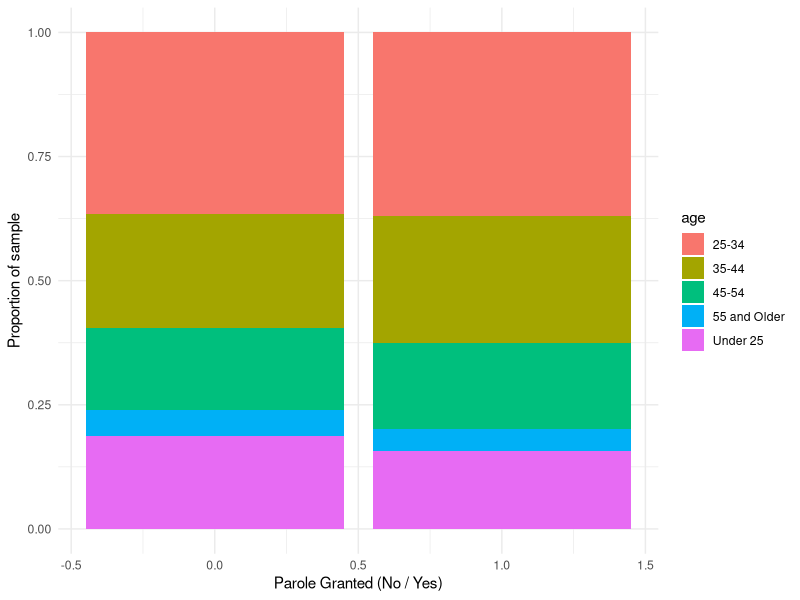
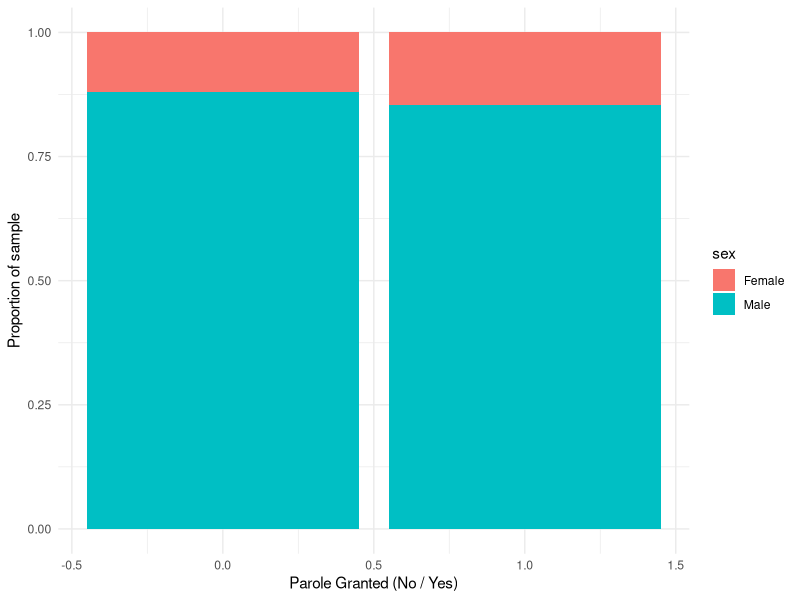
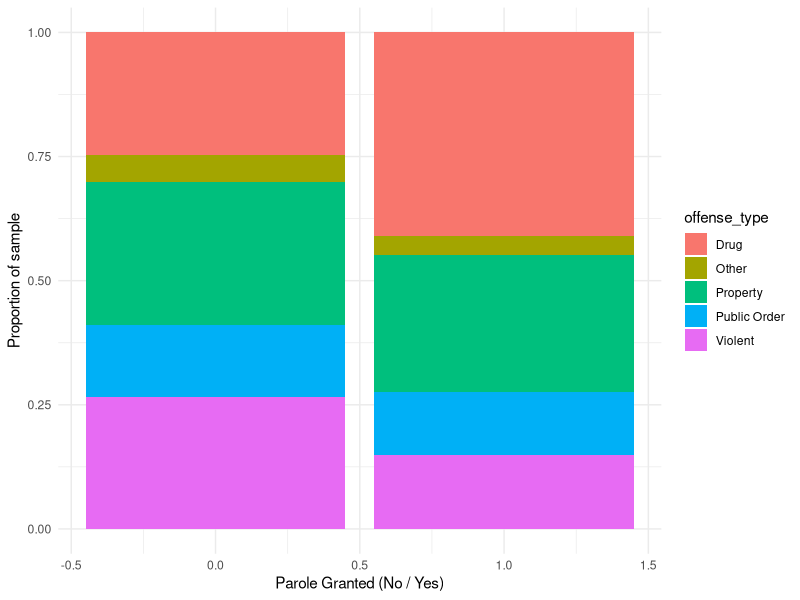
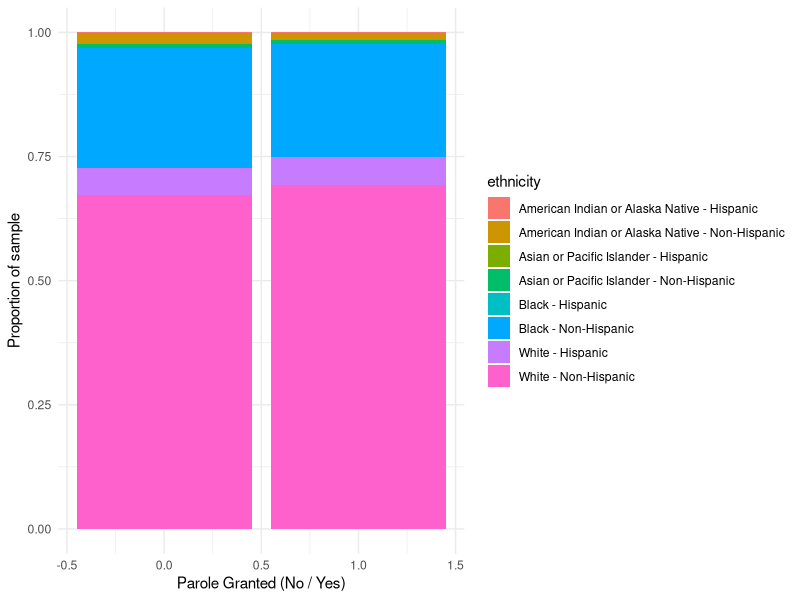
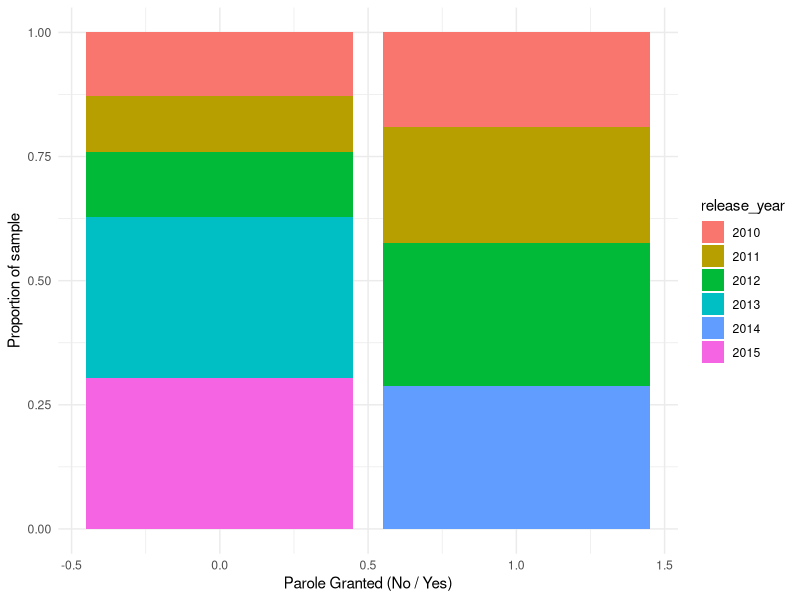
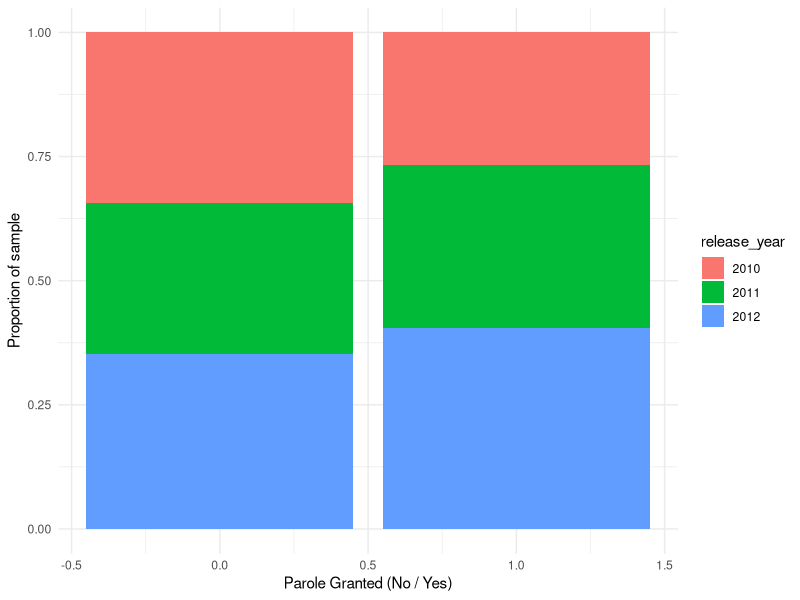

R code for these plots, in order: (Note: this script raises an error after producing the figures.)
library(tidyverse)
library(broom)
library(dplyr)
library(knitr)
library(formattable)

# load in data
# make sure working directory is set to folder containing the file
recidivism_data <- read.csv("3-Year_Recidivism_for_Offenders_Released_from_Prison_in_Iowa.csv")

#rename some columns so they're easier to work with
names(recidivism_data)[names(recidivism_data) == "Return.to.Prison"] <- "recidivist"
names(recidivism_data)[names(recidivism_data) == "Race...Ethnicity"] <- "ethnicity"
names(recidivism_data)[names(recidivism_data) == "Convicting.Offense.Classification"] <- "offense_class"
names(recidivism_data)[names(recidivism_data) == "Offense.Type"] <- "offense_type"
names(recidivism_data)[names(recidivism_data) == "Offense.Subtype"] <- "offense_subtype"
names(recidivism_data)[names(recidivism_data) == "Main.Supervising.District"] <- "district"
names(recidivism_data)[names(recidivism_data) == "Release.Type"] <- "release_type"
names(recidivism_data)[names(recidivism_data) == "Age.At.Release"] <- "age"
names(recidivism_data)[names(recidivism_data) == "Fiscal.Year.Released"] <- "release_year"
names(recidivism_data)[names(recidivism_data) == "Sex"] <- "sex"

# turn missing and false NA values into NAs, then remove NAs
recidivism_data[recidivism_data == ""] <- NA
recidivism_data[recidivism_data == "N/A -"] <- NA
drop_na(recidivism_data, recidivist, release_type, age, sex, ethnicity, offense_type, offense_subtype)

# Remove unclear ethnicity values
recidivism_data <- subset(recidivism_data, ethnicity != "White -" )
recidivism_data <- subset(recidivism_data, ethnicity != "Black -" )

# define parole, full_sentence and special sentence dummy variables
recidivism_data <- recidivism_data %>%
  mutate(parole = ifelse(release_type == "Parole", 1, 0))

recidivism_data <- recidivism_data %>%
  mutate(full_sentence = ifelse(release_type == "Discharged End of Sentence", 1, 0))

recidivism_data <- recidivism_data %>%
  mutate(special_sentence = ifelse(release_type == "Special Sentence", 1, 0))

# figure out which split makes more sense based on sample sizes
count(recidivism_data, parole == 1)
count(recidivism_data, full_sentence == 1)
count(recidivism_data, special_sentence == 1)

# establish control and treatment groups are similar

# distribution: age
ggplot(data = recidivism_data) +
    geom_bar(
        mapping = aes(x = parole, fill = age),
        position = "fill"
        ) + 
    labs(
        x = "Parole Granted (No / Yes)",
        y = "Proportion of sample"
        ) +
    theme_minimal()

# distribution: sex
ggplot(data = recidivism_data) +
  geom_bar(
    mapping = aes(x = parole, fill = sex),
    position = "fill"
  ) + 
  labs(
    x = "Parole Granted (No / Yes)",
    y = "Proportion of sample"
  ) +
  theme_minimal()

# distribution: offense_type
ggplot(data = recidivism_data) +
  geom_bar(
      mapping = aes(x = parole, fill = offense_type), 
      position = "fill"
      ) + 
  labs(
    x = "Parole Granted (No / Yes)",
    y = "Proportion of sample"
    ) +
  theme_minimal()

# distribution: ethnicity
ggplot(data = recidivism_data) +
  geom_bar(
    mapping = aes(x = parole, fill = ethnicity),
    position = "fill"
    ) + 
  labs(
    x = "Parole Granted (No / Yes)",
    y = "Proportion of sample"
    ) +
  theme_minimal()

# distribution: release year
recidivism_data$release_year <- as.factor(recidivism_data$release_year)

ggplot(data = recidivism_data) +
  geom_bar(
    mapping = aes(x = parole, fill = release_year),
    position = "fill"
    ) +
  labs(
    x = "Parole Granted (No / Yes)",
    y = "Proportion of sample"
    ) +
  theme_minimal()

# filter to releas years in common to both groups
recidivism_data <- filter(recidivism_data, release_year == "2010" | release_year == "2011" | release_year == "2012")

# replot release year
recidivism_data$release_year <- as.factor(recidivism_data$release_year)

ggplot(data = recidivism_data) +
  geom_bar(
    mapping = aes(x = parole, fill = release_year),
    position = "fill"
  ) +
  labs(
    x = "Parole Granted (No / Yes)",
    y = "Proportion of sample"
  ) +
  theme_minimal()

# calculate recidivism rate for parole vs non-parole groups

# calulate for parole group
parole <- filter(recidivism_data, parole == 1)
parole_recidivist <- filter(parole, recidivist == "Yes")

n_parole <- nrow(parole)
n_parole_recividist <- nrow(parole_recidivist)

recid_rate_parole <- round((n_parole_recividist / n_parole), digits = 3)

# calculate for non-parole group
no_parole <- filter(recidivism_data, parole == 0)
no_parole_recidivist <- filter(no_parole, recidivist == "Yes")

n_no_parole <-nrow(no_parole)
n_no_parole_recidivist <- nrow(no_parole_recidivist)

recid_rate_no_parole <- round((n_no_parole_recidivist / n_no_parole), digits = 3)

summary <- data.frame(recid_rate_no_parole, recid_rate_parole)
summary <- mutate(summary, delta = recid_rate_parole - recid_rate_no_parole)
kable(summary, caption = "Parole rates - full smaple", col.names = c("Non-parole", "Parole", "Delta"))

# chi squared test

chisq.test(recidivism_data$parole, recidivism_data$recidivist) %>% tidy()

# calculate rates for variables of interest

# sex - parole
n_parole_sex_m <- nrow(filter(parole, sex == "Male"))
n_parole_sex_f <- nrow(filter(parole, sex == "Female"))

recid_parole_m <- round((nrow(filter(parole, sex =="Male" & recidivist == "Yes")) / n_parole_sex_m), digits = 3)
recid_parole_f <- round((nrow(filter(parole, sex == "Female" & recidivist == "Yes")) / n_parole_sex_f), digits = 3) 

# sex - no parole
n_no_parole_sex_m <- nrow(filter(no_parole, sex == "Male"))
n_no_parole_sex_f <- nrow(filter(no_parole, sex == "Female"))

recid_no_parole_sex_m <- round((nrow(filter(no_parole, sex =="Male" & recidivist == "Yes")) / n_no_parole_sex_m), digits = 3)
recid_no_parole_sex_f <- round((nrow(filter(no_parole, sex =="Female" &  recidivist == "Yes")) / n_no_parole_sex_m), digits = 3)

# sex - summary
sex_rows <- c("Male", "Female")
sex_no_parole_rates <- c(recid_no_parole_sex_m, recid_no_parole_sex_f)
sex_parole_rates <- c(recid_parole_m, recid_parole_f)
sex_summary <- mutate(sex_summary, delta = sex_parole_rates - sex_no_parole_rates)
kable(sex_summary, caption = "Recidivism rates for non-parole / parole groups by sex", col.names = c("Sex", "No Parole", "Parole", "Delta"))

# release year - parole
n_parole_release_year_2010 <- nrow(filter(parole, release_year == "2010"))
n_parole_release_year_2011 <- nrow(filter(parole, release_year == "2011"))
n_parole_release_year_2012 <- nrow(filter(parole, release_year == "2012"))

recid_parole_2010 <- round((nrow(filter(parole, release_year == "2010" & recidivist == "Yes")) / n_parole_release_year_2010), digits = 3)
recid_parole_2011 <- round((nrow(filter(parole, release_year == "2011" & recidivist == "Yes")) / n_parole_release_year_2011), digits = 3)
recid_parole_2012 <- round((nrow(filter(parole, release_year == "2012" & recidivist == "Yes")) / n_parole_release_year_2012), digit = 3)

# release year - no parole
n_no_parole_release_year_2010 <- nrow(filter(no_parole, release_year == "2010"))
n_no_parole_release_year_2011 <- nrow(filter(no_parole, release_year == "2011"))
n_no_parole_release_year_2012 <- nrow(filter(no_parole, release_year == "2012"))

recid_no_parole_2010 <- round((nrow(filter(no_parole, release_year == "2010" & recidivist == "Yes")) / n_no_parole_release_year_2010), digits = 3)
recid_no_parole_2011 <- round((nrow(filter(no_parole, release_year == "2011" & recidivist == "Yes")) / n_no_parole_release_year_2011), digits = 3)
recid_no_parole_2012 <- round((nrow(filter(no_parole, release_year == "2012" & recidivist == "Yes")) / n_no_parole_release_year_2012), digits = 3)

# release year summary
year_rows <- c("2010", "2011", "2012")
year_no_parole_rates <- c(recid_no_parole_2010, recid_no_parole_2011, recid_no_parole_2012)
year_parole_rates <- c(recid_parole_2010, recid_parole_2011, recid_parole_2012)
year_summary <- data.frame(year_rows, year_no_parole_rates, year_parole_rates)
year_summary <- mutate(year_summary, delta = year_parole_rates - year_no_parole_rates)
kable(year_summary, caption = "Recidivism rates for non-parole / parole groups by release year", col.names = c("Release Year", "No Parole Group", "Parole Group", "Delta"))

# offense type - parole
n_parole_offense_drug <- nrow(filter(parole, offense_type == "Drug"))
n_parole_offense_property <- nrow(filter(parole, offense_type == "Property"))
n_parole_offense_public_order <- nrow(filter(parole, offense_type == "Public Order"))
n_parole_offense_violent <- nrow(filter(parole, offense_type == "Violent"))
n_parole_offense_other <- nrow(filter(parole, offense_type == "Other"))

recid_parole_drug <- round((nrow(filter(parole, offense_type == "Drug" & recidivist == "Yes")) / n_parole_offense_drug), digits = 3)
recid_parole_property <- round((nrow(filter(parole, offense_type == "Property" & recidivist == "Yes")) / n_parole_offense_property), digits = 3)
recid_parole_public_order <- round((nrow(filter(parole, offense_type == "Public Order" & recidivist == "Yes")) / n_parole_offense_public_order), digits = 3)
recid_parole_violent <- round((nrow(filter(parole, offense_type == "Violent" & recidivist == "Yes")) / n_parole_offense_violent), digits = 3)
recid_parole_other <- round((nrow(filter(parole, offense_type == "Other" & recidivist == "Yes")) / n_parole_offense_drug), digits = 3)

# offense_type - no parole
n_no_parole_offense_drug <- nrow(filter(no_parole, offense_type == "Drug"))
n_no_parole_offense_property <- nrow(filter(no_parole, offense_type == "Property"))
n_no_parole_offense_public_order <- nrow(filter(no_parole, offense_type == "Public Order"))
n_no_parole_offense_violent <- nrow(filter(no_parole, offense_type == "Violent"))
n_no_parole_offense_other <- nrow(filter(no_parole, offense_type == "Other"))

recid_no_parole_drug <- round((nrow(filter(no_parole, offense_type == "Drug" & recidivist == "Yes")) / n_no_parole_offense_drug), digits = 3)
recid_no_parole_property <- round((nrow(filter(no_parole, offense_type == "Property" & recidivist == "Yes")) / n_no_parole_offense_property), digits = 3)
recid_no_parole_public_order <- round((nrow(filter(no_parole, offense_type == "Public Order" & recidivist == "Yes")) / n_no_parole_offense_public_order), digits = 3)
recid_no_parole_violent <- round((nrow(filter(no_parole, offense_type == "Violent" & recidivist == "Yes")) / n_no_parole_offense_violent), digits = 3)
recid_no_parole_other <- round((nrow(filter(no_parole, offense_type == "Other" & recidivist == "Yes")) / n_no_parole_offense_drug), digits = 3)

# offense type summary
offense_rows <- c("Drug", "Property", "Public Order", "Violent", "Other")
offense_no_parole_rates <- c(recid_no_parole_drug, recid_no_parole_property, recid_no_parole_public_order, recid_no_parole_violent, recid_no_parole_other)
offense_parole_rates <- c(recid_parole_drug, recid_parole_property, recid_parole_public_order, recid_parole_violent, recid_parole_other)
offense_summary <- data.frame(offense_rows, offense_no_parole_rates, offense_parole_rates)
offense_summary <- mutate(offense_summary, delta = offense_parole_rates - offense_no_parole_rates)
kable(offense_summary, caption = "Recidivism rates in non-parole / parole groups by Offense Type", col.names = c("Offense Type", "No Parole Group", "Parole Group", "Delta"))

# age - parole
n_parole_age_under25 <- nrow(filter(parole, age == "Under 25"))
n_parole_age_25_34 <- nrow(filter(parole, age == "25-34"))
n_parole_age_35_44 <- nrow(filter(parole, age == "35-44"))
n_parole_age_45_54 <- nrow(filter(parole, age == "45-54"))
n_parole_age_55_older <- nrow(filter(parole, age == "55 and Older"))

recid_parole_age_under25 <- round((nrow(filter(parole, age == "Under 25" & recidivist == "Yes")) / n_parole_age_under25), digits = 3)
recid_parole_age_25_34 <- round((nrow(filter(parole, age == "25-34" & recidivist == "Yes")) / n_parole_age_25_34), digits = 3)
recid_parole_age_35_44 <- round((nrow(filter(parole, age == "35-44" & recidivist == "Yes")) / n_parole_age_35_44), digits = 3)
recid_parole_age_45_54 <- round((nrow(filter(parole, age == "45-54" & recidivist == "Yes")) / n_parole_age_45_54), digits = 3)
recid_parole_age_55_older <- round((nrow(filter(parole, age == "55 and Older" & recidivist == "Yes")) / n_parole_age_55_older), digits = 3)

# age - no parole
n_no_parole_age_under25 <- nrow(filter(no_parole, age == "Under 25"))
n_no_parole_age_25_34 <- nrow(filter(no_parole, age == "25-34"))
n_no_parole_age_35_44 <- nrow(filter(no_parole, age == "35-44"))
n_no_parole_age_45_54 <- nrow(filter(no_parole, age == "45-54"))
n_no_parole_age_55_older <- nrow(filter(no_parole, age == "55 and Older"))

recid_no_parole_age_under25 <- round((nrow(filter(no_parole, age == "Under 25" & recidivist == "Yes")) / n_no_parole_age_under25), digits = 3)
recid_no_parole_age_25_34 <- round((nrow(filter(no_parole, age == "25-34" & recidivist == "Yes")) / n_no_parole_age_25_34), digits = 3)
recid_no_parole_age_35_44 <- round((nrow(filter(no_parole, age == "35-44" & recidivist == "Yes")) / n_no_parole_age_35_44), digits = 3)
recid_no_parole_age_45_54 <- round((nrow(filter(no_parole, age == "45-54" & recidivist == "Yes")) / n_no_parole_age_45_54), digits = 3)
recid_no_parole_age_55_older <- round((nrow(filter(no_parole, age == "55 and Older" & recidivist == "Yes")) / n_no_parole_age_55_older), digits = 3)

# age summary
age_rows <- c("Under 25", "25-34", "35-44", "44-54", "55 and Older")
age_no_parole_rates <- c(recid_no_parole_age_under25, recid_no_parole_age_25_34, recid_no_parole_age_35_44, recid_no_parole_age_45_54, recid_no_parole_age_55_older)
age_parole_rates <- c(recid_parole_age_under25, recid_parole_age_25_34, recid_parole_age_35_44, recid_parole_age_45_54, recid_parole_age_55_older)
age_summary <- data.frame(age_rows, age_no_parole_rates, age_parole_rates)
age_summary <- mutate(age_summary, delta = age_parole_rates - age_no_parole_rates)
kable(age_summary, caption = "Recidivism rates for non-parole / parole groups by age", col.names = c("Age Range", "Non-parole", "Parole", "Delta"))

# ethnicity - parole

n_parole_native_hispanic <- nrow(filter(parole, ethnicity == "American Indian or Alaska Native - Hispanic"))
n_parole_native_nonhispanic <- nrow(filter(parole, ethnicity == "American Indian or Alaska Native - Non-Hispanic"))
n_parole_asian_hispanic <- nrow(filter(parole, ethnicity == "Asian or Pacific Islander - Hispanic"))
n_parole_asian_nonhispanic <- nrow(filter(parole, ethnicity == "Asian or Pacific Islander - Non-Hispanic"))
n_parole_black_hispanic <- nrow(filter(parole, ethnicity == "Black - Hispanic"))
n_parole_black_nonhispanic <- nrow(filter(parole, ethnicity == "Black - Non-Hispanic"))
n_parole_white_hispanic <- nrow(filter(parole, ethnicity == "White - Hispanic"))
n_parole_white_nonhispanic <- nrow(filter(parole, ethnicity == "White - Non-Hispanic"))

recid_parole_native_hispanic <- round((nrow(filter(parole, ethnicity == "American Indian or Alaska Native - Hispanic" & recidivist == "Yes")) / n_parole_native_hispanic), digits = 3)
recid_parole_native_nonhispanic <- round((nrow(filter(parole, ethnicity == "American Indian or Alaska Native - Non-Hispanic" & recidivist == "Yes")) / n_parole_native_nonhispanic), digits = 3)
recid_parole_asian_hispanic <- round((nrow(filter(parole, ethnicity == "Asian or Pacific Islander - Hispanic" & recidivist == "Yes")) / n_parole_asian_hispanic), digits = 3)
recid_parole_asian_nonhispanic <- round((nrow(filter(parole, ethnicity == "Asian or Pacific Islander - Non-Hispanic" & recidivist == "Yes")) / n_parole_asian_nonhispanic), digits = 3)
recid_parole_black_hispanic <- round((nrow(filter(parole, ethnicity == "Black - Hispanic" & recidivist == "Yes")) / n_parole_black_hispanic), digits = 3)
recid_parole_black_nonhispanic <- round((nrow(filter(parole, ethnicity == "Black - Non-Hispanic" & recidivist == "Yes")) / n_parole_black_nonhispanic), digits = 3)
recid_parole_white_hispanic <- round((nrow(filter(parole, ethnicity == "White - Hispanic" & recidivist == "Yes")) / n_parole_white_hispanic), digits = 3)
recid_parole_white_nonhispanic <- round((nrow(filter(parole, ethnicity == "White - Non-Hispanic" & recidivist == "Yes")) / n_parole_white_nonhispanic), digits = 3)

# ethnicity - no parole

n_no_parole_native_hispanic <- nrow(filter(no_parole, ethnicity == "American Indian of Alaska Native - Hispanic"))
n_no_parole_native_nonhispanic <- nrow(filter(no_parole, ethnicity == "American Indian of Alaska Native - Non-Hispanic"))
n_no_parole_asian_hispanic <- nrow(filter(no_parole, ethnicity == "Asian or Pacific Islander - Hispanic"))
n_no_parole_asian_nonhispanic <- nrow(filter(no_parole, ethnicity == "Asian or Pacific Islander - Non-Hispanic"))
n_no_parole_black_hispanic <- nrow(filter(no_parole, ethnicity == "Black - Hispanic"))
n_no_parole_black_nonhispanic <- nrow(filter(no_parole, ethnicity == "Black - Non-Hispanic"))
n_no_parole_white_hispanic <- nrow(filter(no_parole, ethnicity == "White - Hispanic"))
n_no_parole_white_nonhispanic <- nrow(filter(no_parole, ethnicity == "White - Non-Hispanic"))

recid_no_parole_native_hispanic <- round((nrow(filter(no_parole, ethnicity == "American Indian of Alaska Native - Hispanic" & recidivist == "Yes")) / n_parole_native_hispanic), digits = 3)
recid_no_parole_native_nonhispanic <- round((nrow(filter(no_parole, ethnicity == "American Indian of Alaska Native - Non-Hispanic" & recidivist == "Yes")) / n_parole_native_nonhispanic), digits = 3)
recid_no_parole_asian_hispanic <- round((nrow(filter(no_parole, ethnicity == "Asian or Pacific Islander - Hispanic" & recidivist == "Yes")) / n_parole_asian_hispanic), digits = 3)
recid_no_parole_asian_nonhispanic <- round((nrow(filter(no_parole, ethnicity == "Asian or Pacific Islander - Non-Hispanic" & recidivist == "Yes")) / n_parole_asian_nonhispanic), digits = 3)
recid_no_parole_black_hispanic <- round((nrow(filter(no_parole, ethnicity == "Black - Hispanic" & recidivist == "Yes")) / n_parole_black_hispanic), digits = 3)
recid_no_parole_black_nonhispanic <- round((nrow(filter(no_parole, ethnicity == "Black - Non-Hispanic" & recidivist == "Yes")) / n_parole_black_nonhispanic), digits = 3)
recid_no_parole_white_hispanic <- round((nrow(filter(no_parole, ethnicity == "White - Hispanic" & recidivist == "Yes")) / n_parole_white_hispanic), digits = 3)
recid_no_parole_white_nonhispanic <- round((nrow(filter(no_parole, ethnicity == "White - Non-Hispanic" & recidivist == "Yes")) / n_parole_white_nonhispanic), digits = 3)

# ethnicity summary
ethnicity_rows <- c("American Indian of Alaska Native - Hispanic", "American Indian of Alaska Native - Non-Hispanic", "Asian or Pacific Islander - Hispanic", "Asian or Pacific Islander - Non-Hispanic", "Black - Hispanic", "Black - Non-Hispanic", "White - Hispanic", "White - Non-Hispanic")
ethnicity_no_parole_rates <- c(recid_no_parole_native_hispanic, recid_no_parole_native_nonhispanic, recid_no_parole_asian_hispanic, recid_no_parole_asian_nonhispanic, recid_no_parole_black_hispanic, recid_no_parole_black_nonhispanic, recid_no_parole_white_hispanic, recid_no_parole_white_nonhispanic)
ethnicity_parole_rates <- c(recid_parole_native_hispanic, recid_parole_native_nonhispanic, recid_parole_asian_hispanic, recid_parole_asian_nonhispanic, recid_parole_black_hispanic, recid_parole_black_nonhispanic, recid_parole_white_hispanic, recid_parole_white_nonhispanic)
ethnicity_summary <- data.frame(ethnicity_rows, ethnicity_no_parole_rates, ethnicity_parole_rates)
ethnicity_summary <- mutate(ethnicity_summary, delta = ethnicity_parole_rates - ethnicity_no_parole_rates)
kable(ethnicity_summary, caption = "Recidivism rates for non-parole / parole groups by ethnicity", col.names = c("Ethnicity", "Non-parole", "Parole", "Delta"))

# package citations
citation("tidyverse")
citation("broom")
citation("dplyr")
citation("knitr")
citation("formattable")
